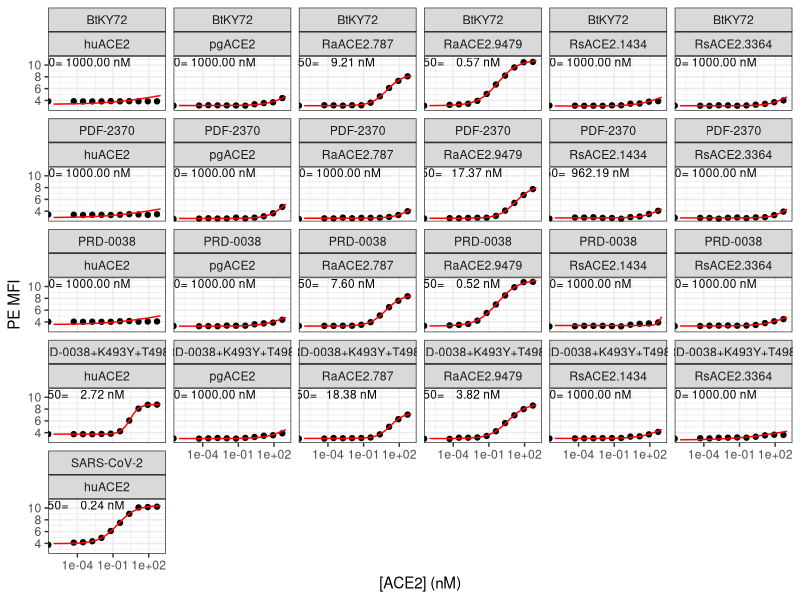
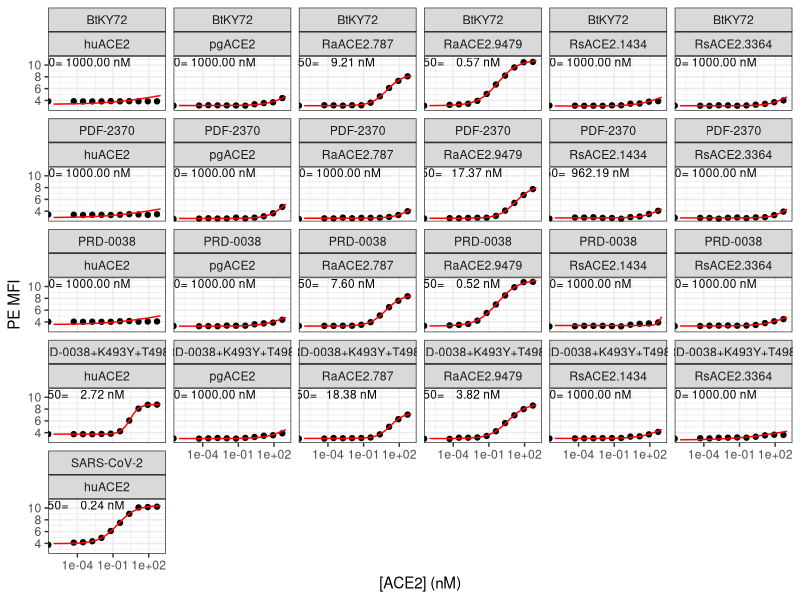

Recreate these plots in R, in order.
## ---- chunk 1
require("knitr")
knitr::opts_chunk$set(echo = T)
knitr::opts_chunk$set(dev.args = list(png = list(type = "cairo")))

#list of packages to install/load
packages = c("ggplot2", "data.table", "tidyverse", "dplyr", "broom", "gridExtra")
#install any packages not already installed
installed_packages <- packages %in% rownames(installed.packages())
if(any(installed_packages == F)){
  install.packages(packages[!installed_packages])
}
#load packages
invisible(lapply(packages, library, character.only=T))

#make results directory
if(!file.exists("results")){
 dir.create(file.path("results"))
}


## ---- chunk 2
# The palette with grey:
cbPalette <- c("#999999", "#E69F00", "#56B4E9", "#009E73", "#F0E442", 
               "#0072B2", "#D55E00", "#CC79A7")
# The palette with black
cbbPalette <- c("#000000", "#E69F00", "#56B4E9", "#009E73", "#F0E442", 
                "#0072B2", "#D55E00", "#CC79A7")
## ---- chunk 3
dt <- read.csv(file="data_input_isogenics3.csv", stringsAsFactors=F)
## ---- chunk 4
dt$mean_PE <- log(dt$geomean_PE)
dt$conc_nM <- 10^9 * dt$conc_M

head(dt, n=5)
## ---- chunk 5
nls_broom <- dt %>%
  group_by(protein, genotype) %>%
  do(tidy(nls(mean_PE ~ (a/(1+(EC50/conc_nM)^n))+b,
              data=.,
              start=list(a=6,b=3.5,EC50=1,n=1),
              lower=list(a=3,b=2,EC50=1e-6,n=0.2),
              upper=list(a=9,b=5,EC50=1e3,n=5),
              algorithm="port"
              )
          )
  )

dt <- dt %>%
  merge(nls_broom %>%
          filter(term=="EC50") %>%
          select(estimate, std.error) %>%
          rename(EC50="estimate",
                 EC50_SE="std.error"), by=c("protein","genotype"), sort=F)

dt <- dt %>%
  merge(nls_broom %>%
          filter(term=="n") %>%
          select(estimate, std.error) %>%
          rename(hill="estimate",
                 hill_SE="std.error"), by=c("protein","genotype"), sort=F)

write.csv(nls_broom,"./results/nls_fits_isogenics1.csv", row.names = FALSE)

head(dt, n=5)
## ---- chunk 6
summary <- dt %>%
  select(protein, genotype, EC50, EC50_SE, hill, hill_SE) %>%
  unique()

summary
write.csv(summary,"./results/summary_isogenics3.csv", row.names = FALSE)
## ---- chunk 7
conc_nM = c(1:20 %o% 10^(-6:3)) # this should only generate ~200 estimates per titration (faster!)

nls_predictions <- dt %>%
  select(protein, genotype) %>%
  merge(nls_broom %>%
          select(-statistic, -p.value, -std.error) %>%
          spread(term, estimate),
        by=c("protein","genotype"),sort=F) %>%
  unique() %>%
  merge(dt %>% select(protein, genotype, EC50_SE) %>% unique(), by=c("protein","genotype"),sort=F) %>%
  merge(as.data.frame(conc_nM), all=TRUE,sort=F) %>%
  mutate(mean_PE = (a/(1+(EC50/conc_nM)^n))+b)

head(nls_predictions, n=5)
## ---- chunk 8
annotations <- dt %>%
  select(protein, genotype, EC50) %>%
  unique() %>%
  remove_rownames()

ggplot(dt, aes(conc_nM, mean_PE)) +
  geom_point() +
  geom_line(data = nls_predictions,
            aes(conc_nM, mean_PE),
            color="red") + 
  scale_x_log10(lim=c(1e-6,1e3)) +
  xlab("[ACE2] (nM)") +
  ylab("PE MFI") +
  facet_wrap(~ genotype+protein,ncol=6) +
  geom_text(
    data    = annotations,
    mapping = aes(x = 1e-4,
                  y = 10.5,
                  label = c(paste(
                    "EC50=", format(EC50, digits=2),
                    "nM"))),
    size=3) +
  theme_bw()

ggsave(
  "./results/isogenics3.pdf",
  scale = 1,
  width = NA,
  height = NA,
  useDingbats=F
)
## ---- chunk 9

p1 <- ggplot(dt %>% filter(genotype %in% c("BtKY72")), aes(conc_nM, mean_PE)) +
  geom_point(aes(color=protein)) +
  geom_line(data = nls_predictions %>% filter(genotype %in% c("BtKY72")),
            aes(conc_nM, mean_PE, color=protein),
            ) + 
  ggtitle("BtKY72") +
  scale_x_log10(lim=c(1e-6,1e3)) +
  scale_y_continuous(lim=c(2.75,12)) +
  xlab("[ACE2] (nM)") +
  ylab("PE MFI") +
  scale_color_manual(values=cbPalette) +
  theme_bw()

p2 <- ggplot(dt %>% filter(genotype %in% c("PRD-0038")), aes(conc_nM, mean_PE)) +
  geom_point(aes(color=protein)) +
  geom_line(data = nls_predictions %>% filter(genotype %in% c("PRD-0038")),
            aes(conc_nM, mean_PE, color=protein),
            ) +  
  ggtitle("PRD-0038") +
  scale_x_log10(lim=c(1e-6,1e3)) +
  scale_y_continuous(lim=c(2.75,12)) +
  xlab("[ACE2] (nM)") +
  ylab("PE MFI") +
  scale_color_manual(values=cbPalette) +
  theme_bw()

p3 <- ggplot(dt %>% filter(genotype %in% c("PDF-2370")), aes(conc_nM, mean_PE)) +
  geom_point(aes(color=protein)) +
  geom_line(data = nls_predictions %>% filter(genotype %in% c("PDF-2370")),
            aes(conc_nM, mean_PE, color=protein),
            ) +  
  ggtitle("PDF-2370") +
  scale_x_log10(lim=c(1e-6,1e3)) +
  scale_y_continuous(lim=c(2.75,12)) +
  xlab("[ACE2] (nM)") +
  ylab("PE MFI") +
  scale_color_manual(values=cbPalette) +
  theme_bw()

p4 <- ggplot(dt %>% filter(genotype %in% c("PRD-0038+K493Y+T498W")), aes(conc_nM, mean_PE)) +
  geom_point(aes(color=protein)) +
  geom_line(data = nls_predictions %>% filter(genotype %in% c("PRD-0038+K493Y+T498W")),
            aes(conc_nM, mean_PE, color=protein),
            ) +  
  ggtitle("PRD-0038+K493Y+T498W") +
  scale_x_log10(lim=c(1e-6,1e3)) +
  scale_y_continuous(lim=c(2.75,12)) +
  xlab("[ACE2] (nM)") +
  ylab("PE MFI") +
  scale_color_manual(values=cbPalette) +
  theme_bw()

g <- arrangeGrob(p1, p2, p3, p4, ncol=2, widths=c(3.75,3.75), heights=c(2.5,2.5))

ggsave(
  "./results/isogenics3_multi1.pdf",
  g,
  scale = 1,
  width = 7.5,
  height = 5,
  useDingbats=F
)

